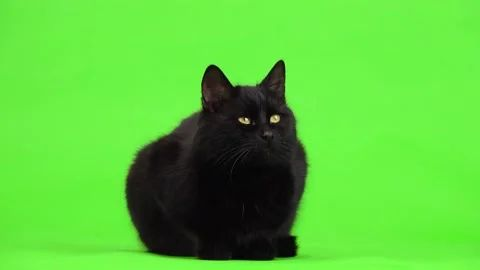
#> input picture cat.jpg, 480 x 270 px, found by its file name
$ python ejercicio3.py
#> lines starting #> are read from the running program, lines starting #| are printed output that depends on the picture; after the words box and inside, x2 and y2 are one past the last pixel; in counts of white or black regions, pixels touching at a corner belong together
import cv2
import numpy as np

# Load the image
img = cv2.imread("cat.jpg")
#> img is the input picture: shape (270, 480, 3); mean B, G, R 58.6, 198.2, 90.2

# Seleccionar el canal verde
canal_verde = img[:,:,1]
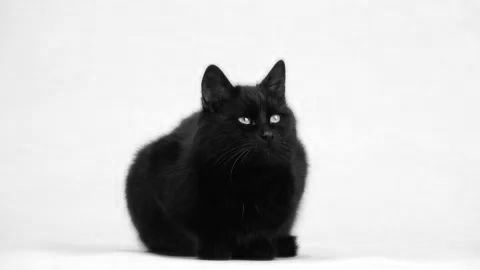
#> canal_verde: shape (270, 480); min 0, max 255, mean 198.2

# Aplicar la condición y asignar 0 a los valores mayores a 200
canal_verde = np.where(canal_verde > 200, 0, canal_verde)
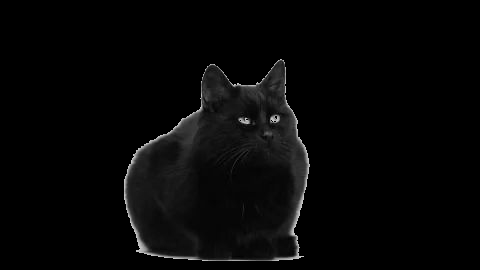
#> canal_verde: shape (270, 480); min 0, max 200, mean 6.2

# Reemplazar el canal verde en la img original
img[:,:,1] = canal_verde
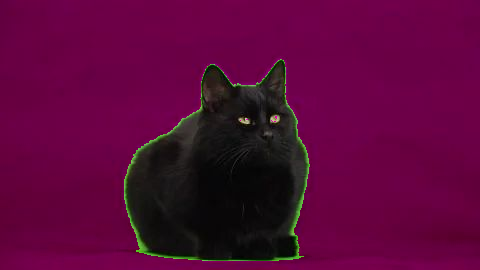
#> img: shape (270, 480, 3); mean B, G, R 58.6, 6.2, 90.2

# Crear una máscara booleana a partir de la condición anterior
mascara = canal_verde == 0
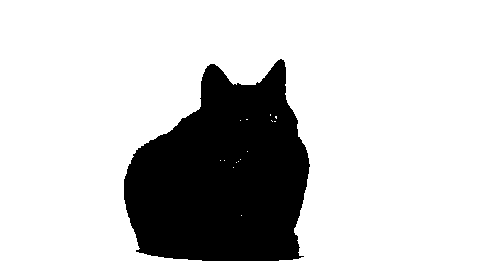
#> mascara: shape (270, 480) bool; 79.1% white; 1 black region, box (x1, y1, x2, y2) and area: (124, 59, 310, 261) 27106

# Aplicar la máscara al canal azul y asignar 255 a los valores correspondientes
np.copyto(img[:,:,2], 255, where=mascara)

# Aplicar la máscara al canal rojo y asignar 0 a los valores correspondientes
np.copyto(img[:,:,0], 0, where=mascara)

def show_im(img):
    cv2.imshow('Window', img)
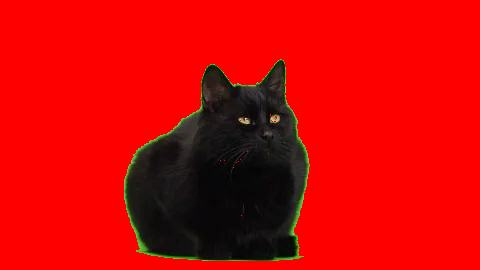
#> window 'Window': shape (270, 480, 3); mean B, G, R 4.4, 6.2, 207.2
    cv2.waitKey(0)

show_im(img)
